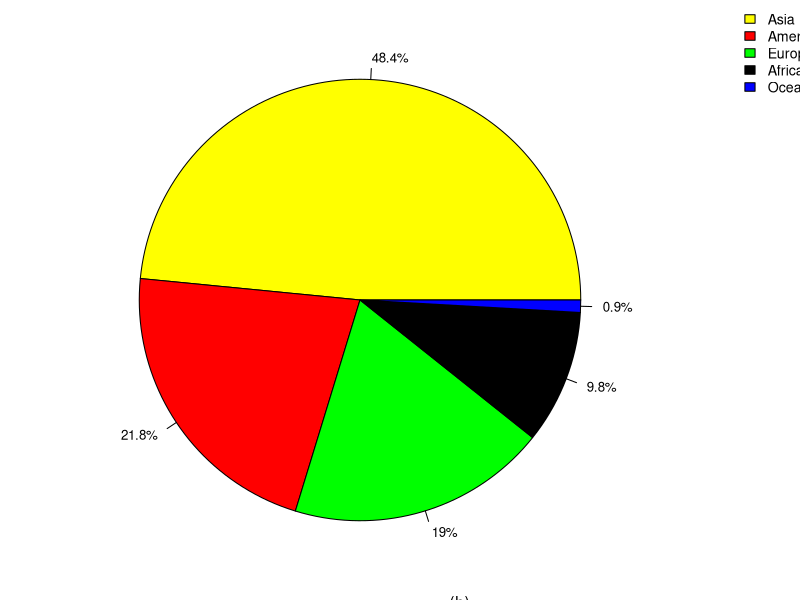

Source code (R):
percent = c(48.4, 21.8, 19, 9.8, 0.9)

pielabels = paste(percent, "%", sep="")
cols = c('yellow', 'red', 'green', 'black', 'blue')

pdf("~/Desktop/pie_internet_user.pdf", width = 5, height = 4)
#d,l,u,r
par(mar=c(0, 1, 0, 5) + 0.1, xpd = TRUE)
pie(percent, col = cols, labels = pielabels, cex = 0.8)
legend("topright",  c("Asia", "Americas", "Europe", "Africa", "Oceania"), cex = 0.85, fill = cols, bty = "n", inset=c(-0.2, 0))
text(x = 0.4, y = -1.1, "(b)", 1)
dev.off()
